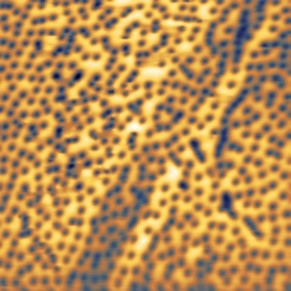
#> input picture Fieldcold/3.jpg, 291 x 291 px; its folder holds 2 pictures in this run
$ python vortex.py
#> lines starting #> are read from the running program, lines starting #| are printed output that depends on the picture; after the words box and inside, x2 and y2 are one past the last pixel; in counts of white or black regions, pixels touching at a corner belong together
import numpy as np
from scipy.ndimage import maximum_filter
import cv2
import glob
import matplotlib.pyplot as plt
from scipy.special import kn
from scipy.spatial.distance import pdist, squareform
import seaborn as sns

# import matplotlib
# matplotlib.use('TkAgg')

class Vortex:
    # [11 lines left out: function __init__, not called in this run]

    @property
    def nearest_distance(self):
        return self.cal_nearest_distance(show=False)

    # [229 lines left out: functions cal_nearest_distance, build_dog_pyramid, detect_vortices, calc_pinning_force, draw_pinning_force, analyze_vortex_neighbors, not called in this run]

if __name__=='__main__':
    # 使用示例
    import glob
    from vortex import Vortex


    images = glob.glob("./Fieldcold/*.jpg")
    vortex=Vortex(images[1],(20,20),lambda_=2)
    vortex.detect_vortices(1,threshold=130,inverse=False,show=False)
#> in detect_vortices, image is the input picture: shape (291, 291, 3); mean B, G, R 83.5, 141.3, 184.7
#> in build_dog_pyramid, `image = cv2.cvtColor(image, cv2.COLOR_BGR2GRAY).astype(np.float32)`:
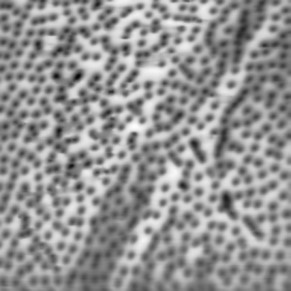
#> image: shape (291, 291) float32; min 5, max 253, mean 147.7
#> after the loop in build_dog_pyramid, `for s in range(scales_per_octave + 1):`: sigma_total = 2.3
#> the loop in build_dog_pyramid, `for i in range(1, len(octave_images)):` made 5 passes
#> in build_dog_pyramid, `min_val=np.min(dog_octave)`: min_val = -6.65
#> in build_dog_pyramid, `max_val=np.max(dog_octave)`: max_val = 10.02
#> in detect_vortices, `y_coords,x_coords=(np.array(np.where(local_max)[1:])*min_radius).astyp..`: y_coords = 566 values, max 290 at index 556, min 0 at index 0, mean 138.8; x_coords = 566 values, max 290 at index 11, min 0 at index 2, mean 139.9
#> in detect_vortices, `vortices=np.array(list(zip(x_coords,y_coords)))`: vortices = 566 pairs, first value 0 to 290, second value 0 to 290
#> in detect_vortices, `self.vortex_positions=vortices`: self.vortex_positions has the same summary as vortices
    vortex.calc_pinning_force()
#> in calc_pinning_force, `vortex_positions=self.vortex_positions*self.pixel_size`: vortex_positions = 566 pairs, first value 0 to 19.93, second value 0 to 19.93
#> in calc_pinning_force, `distance_matrix = squareform(pdist(vortex_positions))`:
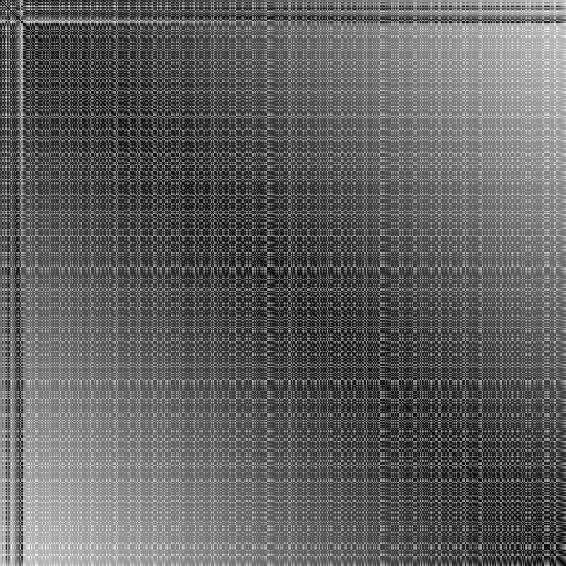
#> distance_matrix: shape (566, 566) float64; min 0, max 27.65, mean 10.6; drawn with min black and max white
#> in calc_pinning_force, `r_norms[np.diag_indices(num_vortices)]=np.inf`:
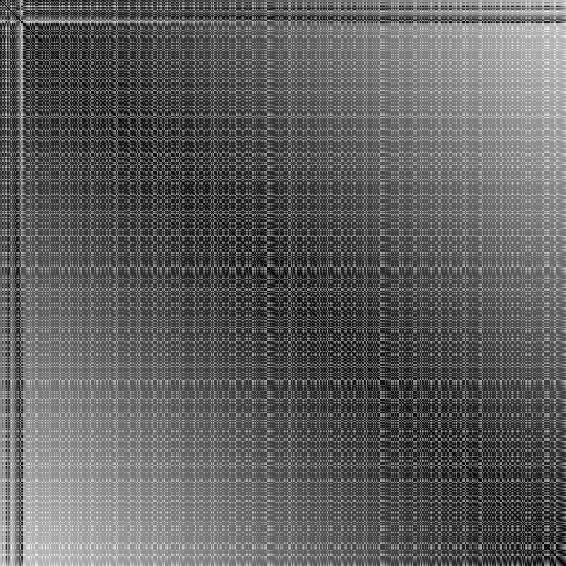
#> r_norms: shape (566, 566, 1) float64; 0.18% of pixels changed, all inside (x1, y1, x2, y2) = (0, 0, 566, 566); drawn with min black, max white, NaN and infinite black
#> in calc_pinning_force, `K1_values = kn(1, distance_matrix/self.lambda_)`:
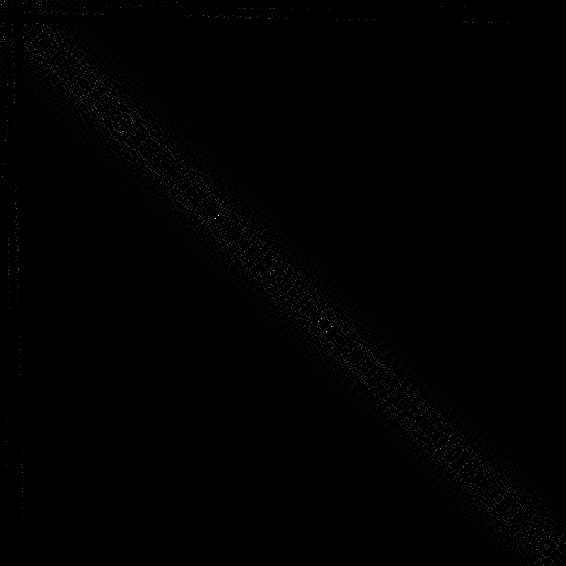
#> K1_values: shape (566, 566) float64; min 0, max 4.37, mean 0.0152; drawn with min black and max white
#> in calc_pinning_force, `self.pinning_forces = np.sum(force_contributions, axis=1)`: self.pinning_forces = 566 pairs, first value -2.37 to 1.97, second value -2.48 to 1.86
    vortex.analyze_vortex_neighbors()
#> in analyze_vortex_neighbors, `points = self.vortex_positions`: points has the same summary as vortices in detect_vortices
#> in analyze_vortex_neighbors, `coordination_number = np.zeros(len(points))`: coordination_number = 566 values from 0 to 0
#> the loop in analyze_vortex_neighbors, `for i in range(len(points)):` made 566 passes
#> after the loop in analyze_vortex_neighbors, `for i in range(len(points)):`: coordination_number = 566 values, max 8 at index 0, min 3 at index 1, mean 5.83
#> in analyze_vortex_neighbors, `x_min, y_min = np.min(points, axis=0)`: x_min = 0
#> in analyze_vortex_neighbors, `x_max, y_max = np.max(points, axis=0)`: x_max = 290
#> in analyze_vortex_neighbors, `plt.show()`:
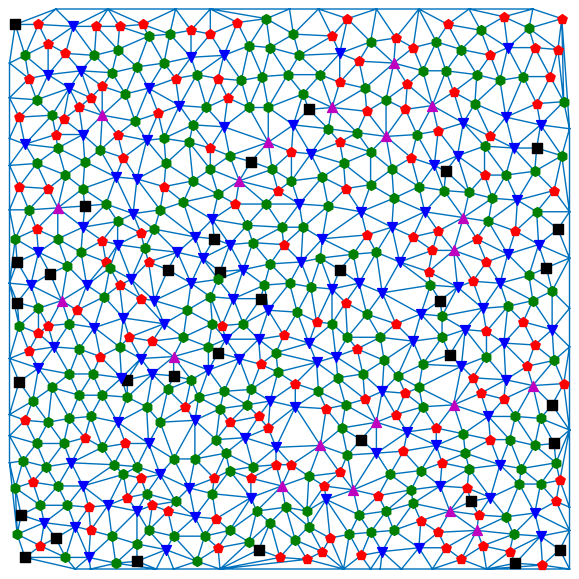
#> figure drawn by matplotlib, 1 panel
#> in analyze_vortex_neighbors, `self.coordination_number=coordination_number`: self.coordination_number has the same summary as coordination_number
#> in analyze_vortex_neighbors, `self.neighbor=neighbor_points`: self.neighbor = 5 items
    # vortex.draw_pinning_force(text=True)
